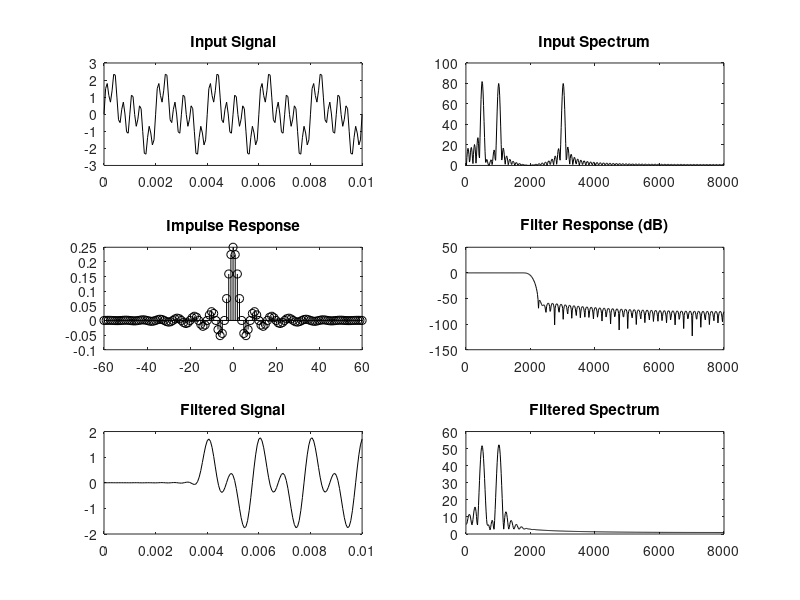

MATLAB code to generate this figure: (Note: this script raises an error after producing the figure.)
clc; clear; close all;

fft_ord = 1024;
Fc = 2000;
Fsamp = 16000;
f1 = 500;
f2 = 1000;
f3 = 3000;
t = 0:1/Fsamp:0.01;
x = sin(2*pi*f1*t) + sin(2*pi*f2*t) + sin(2*pi*f3*t);

% FFT of input
fft_x = fft(x, fft_ord);

% Ideal LPF
N = 121;
wc = 2*pi*Fc/Fsamp;
hd = zeros(1, N);
for n = -(N-1)/2:(N-1)/2
    if n == 0
        hd(n + (N + 1) / 2) = wc / pi;
    else
        hd(n + (N + 1) / 2) = sin(wc * n) / (pi * n);
    end
end
n_range = -(N-1)/2:(N-1)/2;
fr = (1:fft_ord) * Fsamp / fft_ord;

% 1. Hamming Window
w = 0.54 + 0.46 * cos(2 * pi * n_range / (N - 1));
h = hd .* w;
h1 = freqz(h, 1, fft_ord / 2);
y = filter(h, 1, x);
fft_y = fft(y, fft_ord);

figure;
subplot(3,2,1); plot(t, x, 'k'); title('Input Signal');
subplot(3,2,2); plot(fr(1:fft_ord/2), abs(fft_x(1:fft_ord/2)), 'k'); title('Input Spectrum');
subplot(3,2,3); stem(n_range, h, 'k'); title('Impulse Response');
subplot(3,2,4); plot(fr(1:fft_ord/2), 20*log10(abs(h1)), 'k'); title('Filter Response (dB)');
subplot(3,2,5); plot(t, y, 'k'); title('Filtered Signal');
subplot(3,2,6); plot(fr(1:fft_ord/2), abs(fft_y(1:fft_ord/2)), 'k'); title('Filtered Spectrum');
sgtitle('LOW PASS FILTER (HAMMING)');
saveas(gcf, 'lowpass_hamming.png');

% 2. Rectangular Window
wr = ones(1, N);
h = hd .* wr;
y = filter(h, 1, x);
fft_y = fft(y, fft_ord);
h2 = freqz(h, 1, fft_ord / 2);

figure;
subplot(3,2,1); plot(t, x, 'k'); title('Input Signal');
subplot(3,2,2); plot(fr(1:fft_ord/2), abs(fft_x(1:fft_ord/2)), 'k'); title('Input Spectrum');
subplot(3,2,3); stem(n_range, h, 'k'); title('Impulse Response');
subplot(3,2,4); plot(fr(1:fft_ord/2), 20*log10(abs(h2)), 'k'); title('Filter Response (dB)');
subplot(3,2,5); plot(t, y, 'k'); title('Filtered Signal');
subplot(3,2,6); plot(fr(1:fft_ord/2), abs(fft_y(1:fft_ord/2)), 'k'); title('Filtered Spectrum');
sgtitle('LOW PASS FILTER (RECTANGULAR)');
saveas(gcf, 'lowpass_rectangular.png');

%3. Hanning Window
wh = 0.5 + 0.5 * cos(2 * pi * n_range / (N - 1));
h = hd .* wh;
y = filter(h, 1, x);
fft_y = fft(y, fft_ord);
h3 = freqz(h, 1, fft_ord / 2);

figure;
subplot(3,2,1); plot(t, x, 'k'); title('Input Signal');
subplot(3,2,2); plot(fr(1:fft_ord/2), abs(fft_x(1:fft_ord/2)), 'k'); title('Input Spectrum');
subplot(3,2,3); stem(n_range, h, 'k'); title('Impulse Response');
subplot(3,2,4); plot(fr(1:fft_ord/2), 20*log10(abs(h3)), 'k'); title('Filter Response (dB)');
subplot(3,2,5); plot(t, y, 'k'); title('Filtered Signal');
subplot(3,2,6); plot(fr(1:fft_ord/2), abs(fft_y(1:fft_ord/2)), 'k'); title('Filtered Spectrum');
sgtitle('LOW PASS FILTER (HANNING)');
saveas(gcf, 'lowpass_hanning.png');
